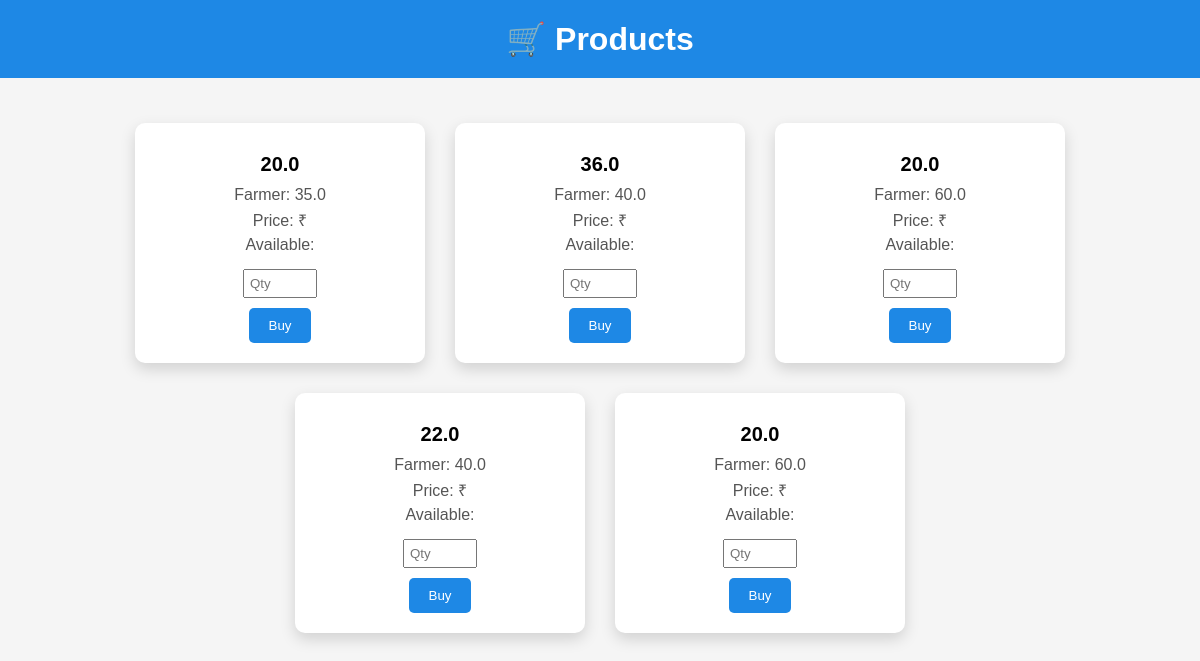
The app's page /view_products/1 (signed in) with its own data.
### tables this page shows
CREATE TABLE products (
    id INTEGER PRIMARY KEY AUTOINCREMENT,
    farmer_id INTEGER NOT NULL,
    name TEXT NOT NULL,
    description TEXT,
    price REAL NOT NULL,
    quantity REAL NOT NULL,
    unit TEXT NOT NULL,
    farming_method TEXT,
    pesticide_used TEXT,
    product_image TEXT,
    product_video TEXT,
    created_at TIMESTAMP DEFAULT CURRENT_TIMESTAMP,
    FOREIGN KEY(farmer_id) REFERENCES farmers(id)
);

### app.py (the view)
@app.route('/view_products/<int:community_id>')
def view_products(community_id):
    if 'buyer_id' not in session:
        return redirect('/buyer_login')
    conn = connect_db()
    cursor = conn.cursor()
    cursor.execute("""
        SELECT products.name, products.price, products.quantity
        FROM products
        JOIN farmers ON products.farmer_id = farmers.id
        WHERE farmers.community_id = ?
    """, (community_id,))
    products = cursor.fetchall()
    conn.close()
    return render_template("view_products.html", products=products)

### app.py (called while the page is built)
def get_lang():
    return session.get("lang", "en")

@app.context_processor
def inject_translator():
    lang = get_lang()
    return {
        "t": translations.get(lang, translations["en"]),
        "lang": lang
    }

def connect_db():
    conn = sqlite3.connect(DATABASE)
    return conn

@app.teardown_appcontext
def close_connection(exception):
    db = getattr(g, "_db", None)
    if db is not None:
        db.close()

### templates/view_products.html (shortened to what this page needs)
<!DOCTYPE html>
<html>
<head>
</head>
<body>
<header>
    <h1>🛒 Products</h1>
</header>
<div class="container">
    {% for product in products %}
    <div class="product-card">
        <h2>{{ product[2] }}</h2>
        <p>Farmer: {{ product[1] }}</p>
        <p>Price: ₹{{ product[3] }}</p>
        <p>Available: {{ product[4] }}</p>
        <form method="POST" action="/place_order">
            <input type="number" name="quantity" min="1" max="{{ product[4] }}" placeholder="Qty" required>
            <br>
            <button type="submit">Buy</button>
        </form>
    </div>
    {% else %}
    <p>No products available in this community.</p>
    {% endfor %}
</div>
</body>
</html>

### templates/view_products.html (style rules this page uses)
body { font-family: Arial, sans-serif; background-color: #f5f5f5; margin: 0; padding: 0; }
header { background-color: #1e88e5; color: white; padding: 20px; text-align: center; }
h1 { margin: 0; }
.container { display: flex; flex-wrap: wrap; justify-content: center; padding: 30px; }
.product-card { background-color: white; width: 250px; margin: 15px; border-radius: 10px; box-shadow: 0 6px 15px rgba(0,0,0,0.15); padding: 20px; text-align: center; transition: transform 0.2s; }
.product-card h2 { font-size: 20px; margin: 10px 0; }
.product-card p { margin: 5px 0; color: #555; }
.product-card input[type="number"] { width: 60px; padding: 5px; margin-top: 10px; }
.product-card button { margin-top: 10px; padding: 10px 20px; background-color: #1e88e5; color: white; border: none; border-radius: 5px; cursor: pointer; }

### records on screen
products: quantity "20.0", price "35.0"
products: quantity "36.0", price "40.0"
products: quantity "20.0", price "60.0"
products: quantity "22.0", price "40.0"
products: quantity "20.0", price "60.0"
